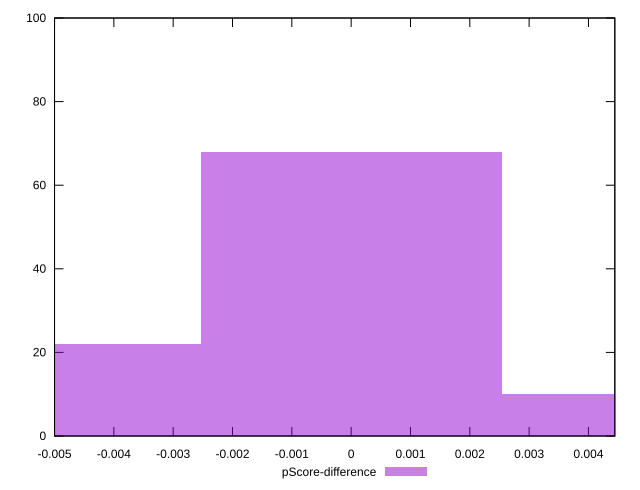

Source code (gnuplot):
reset

$pScoreDifference <<EOF
0 68
-0.005074746729439876 22
0.005074746729439876 10
EOF

set key outside below
set boxwidth 0.005074746729439876
set xrange [-0.0050000000000000044:0.004444444444444473]
set yrange [0:100]
set trange [0:100]
set style fill transparent solid 0.5 noborder
set terminal svg size 640, 490 enhanced background rgb 'white'
set output "report_00013_2021-02-09T12-04-24.940Z/unused-css-rules/samples/pages+cached/pScore-difference/histogram.svg"

plot $pScoreDifference title "pScore-difference" with boxes

reset
